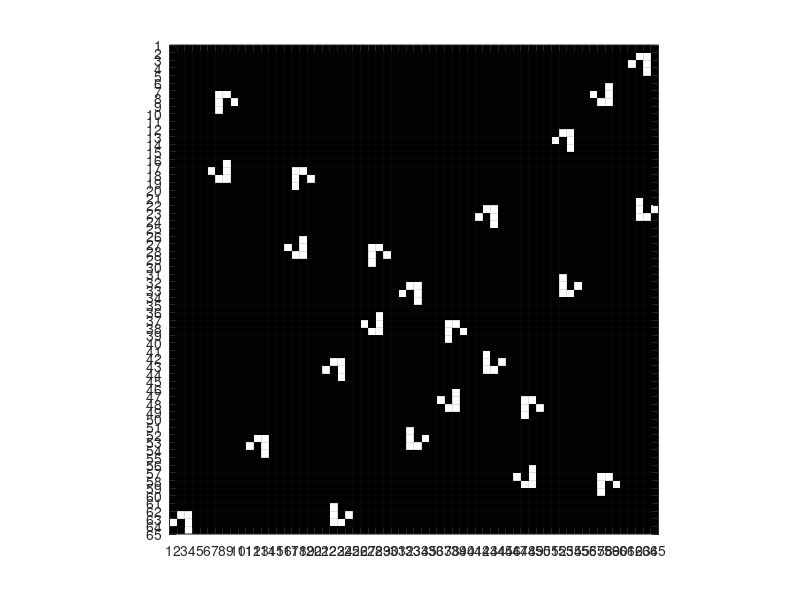

MATLAB code for this plot:

function [ M64 ] = conMat64()
  
  travUR = [ 0 1 1; 1 0 1; 0 0 1];
  travUL = [ 1 1 0; 1 0 1; 1 0 0];
  travDR = [ 0 0 1; 1 0 1; 0 1 1];
  travDL = [ 1 0 0; 1 0 1; 1 1 0];
  
  M64 = zeros(64);
  M64(62:64,  1: 3) = travUR;
  M64(52:54, 11:13) = travUR;
  M64(42:44, 21:23) = travUR;
  M64(32:34, 31:33) = travUR;
  M64(22:24, 41:43) = travUR;
  M64(12:14, 51:53) = travUR;
  M64(2:4,   61:63) = travUR;
  
  M64(57:59, 57:59) = travUL;
  M64(47:49, 47:49) = travUL;
  M64(37:39, 37:39) = travUL;
  M64(27:29, 27:29) = travUL;
  M64(17:19, 17:19) = travUL;
  M64( 7: 9,  7: 9) = travUL;
  
  M64( 6: 8,  56: 58) = travDR;
  M64(16:18,   6:  8) = travDR;
  M64(26:28,  16: 18) = travDR;
  M64(36:38,  26: 28) = travDR;
  M64(46:48,  36: 38) = travDR;
  M64(56:58,  46: 48) = travDR;
  
  M64( 21: 23,  62: 64) = travDL;
  M64( 31: 33,  52: 54) = travDL;
  M64( 41: 43,  42: 44) = travDL;
  M64( 51: 53,  32: 34) = travDL;
  M64( 61: 63,  22: 24) = travDL;
%  M64(  10: 12,  11: 13) = travDL;
%  M64( 17: 19,   2:  4) = travDL;  
  
  
  % M64( 26: 28,  53: 55) = travDL;
  
  [r c] = size(M64);  
  imagesc((1:r)+0.5, (1:c)+0.5, M64); % Plot Matrix
  colormap(gray);
  axis equal;
  set(gca, 'XTick', 1:(c+1), 'YTick', 1:(r+1), ...
         'XLim', [1 c+1], 'YLim', [1 r+1], ...
         'GridLineStyle', '-', 'XGrid', 'on', 'YGrid', 'on');  
end
